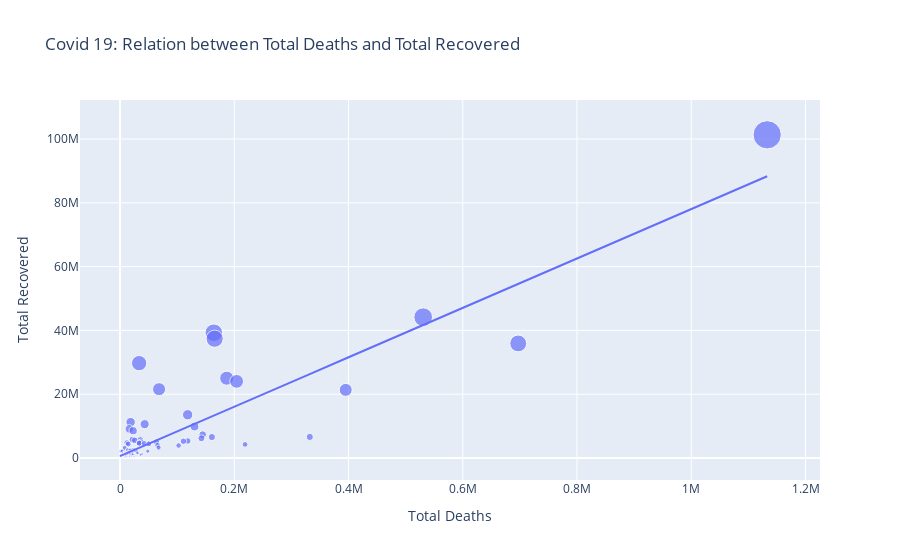

Here is the notebook cell this chart was saved with:
### Code cell
deaths_to_recovered = px.scatter(data_frame = data, x="Total Deaths", y="Total Recovered", size="Total Recovered", trendline="ols", title="Covid 19: Relation between Total Deaths and Total Recovered")
deaths_to_recovered.show()

### Figure 1 — Plotly figure (JSON) as saved in the notebook; plotly's stock layout.template omitted (floating-point values rounded to 4 significant figures; data arrays with more than 128 entries replaced by an {"elided": "..."} marker saying what was removed)
{"data": [{"hovertemplate": "Total Deaths=%{x}<br>Total Recovered=%{marker.size}<extra></extra>", "legendgroup": "", "marker": {"color": "#636efa", "size": {"elided": "195 int values"}, "sizemode": "area", "sizeref": 253300.0, "symbol": "circle"}, "mode": "markers", "name": "", "orientation": "v", "showlegend": false, "type": "scatter", "x": {"elided": "195 int values"}, "xaxis": "x", "y": {"elided": "195 int values"}, "yaxis": "y"}, {"hovertemplate": "<b>OLS trendline</b><br>Total Recovered = 77.457 * Total Deaths + 580219<br>R<sup>2</sup>=0.783576<br><br>Total Deaths=%{x}<br>Total Recovered=%{y} <b>(trend)</b><extra></extra>", "legendgroup": "", "marker": {"color": "#636efa", "symbol": "circle"}, "mode": "lines", "name": "", "showlegend": false, "type": "scatter", "x": {"elided": "195 int values"}, "xaxis": "x", "y": {"elided": "195 float values"}, "yaxis": "y"}], "layout": {"legend": {"itemsizing": "constant", "tracegroupgap": 0}, "title": {"text": "Covid 19: Relation between Total Deaths and Total Recovered"}, "xaxis": {"anchor": "y", "domain": [0, 1], "title": {"text": "Total Deaths"}}, "yaxis": {"anchor": "x", "domain": [0, 1], "title": {"text": "Total Recovered"}}}}
